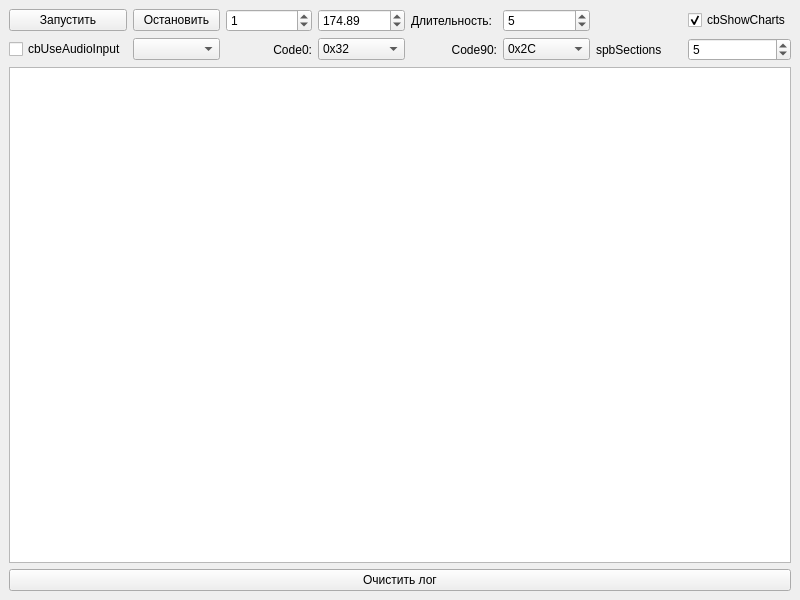
<?xml version="1.0" encoding="UTF-8"?>
<ui version="4.0">
 <class>DecoderTestMain</class>
 <widget class="QMainWindow" name="DecoderTestMain">
  <property name="geometry">
   <rect>
    <x>0</x>
    <y>0</y>
    <width>800</width>
    <height>600</height>
   </rect>
  </property>
  <property name="windowTitle">
   <string>DecoderTestMain</string>
  </property>
  <widget class="QWidget" name="centralwidget">
   <layout class="QGridLayout" name="gridLayout">
    <item row="0" column="1">
     <widget class="QPushButton" name="pbStopRecord">
      <property name="text">
       <string>Остановить</string>
      </property>
     </widget>
    </item>
    <item row="1" column="6">
     <widget class="QLabel" name="label_4">
      <property name="text">
       <string>spbSections</string>
      </property>
     </widget>
    </item>
    <item row="0" column="2">
     <widget class="QSpinBox" name="spbAmplitude">
      <property name="value">
       <number>1</number>
      </property>
     </widget>
    </item>
    <item row="1" column="7">
     <widget class="QSpinBox" name="spbSections">
      <property name="minimum">
       <number>1</number>
      </property>
      <property name="value">
       <number>5</number>
      </property>
     </widget>
    </item>
    <item row="0" column="0">
     <widget class="QPushButton" name="pbStart">
      <property name="text">
       <string>Запустить</string>
      </property>
     </widget>
    </item>
    <item row="0" column="3">
     <widget class="QDoubleSpinBox" name="dspbCarFreq">
      <property name="maximum">
       <double>250.000000000000000</double>
      </property>
      <property name="value">
       <double>174.889999999999986</double>
      </property>
     </widget>
    </item>
    <item row="7" column="0" colspan="8">
     <widget class="QPushButton" name="pbLogClear">
      <property name="text">
       <string>Очистить лог</string>
      </property>
     </widget>
    </item>
    <item row="0" column="4">
     <widget class="QLabel" name="lDuration">
      <property name="text">
       <string>Длительность:</string>
      </property>
     </widget>
    </item>
    <item row="0" column="7">
     <widget class="QCheckBox" name="cbShowCharts">
      <property name="text">
       <string>cbShowCharts</string>
      </property>
      <property name="checked">
       <bool>true</bool>
      </property>
     </widget>
    </item>
    <item row="0" column="5">
     <widget class="QSpinBox" name="spbDuration">
      <property name="minimum">
       <number>1</number>
      </property>
      <property name="value">
       <number>5</number>
      </property>
     </widget>
    </item>
    <item row="6" column="0" colspan="8">
     <widget class="QTextEdit" name="teLog">
      <property name="font">
       <font>
        <family>Courier New</family>
       </font>
      </property>
     </widget>
    </item>
    <item row="1" column="5">
     <widget class="QComboBox" name="cmbCode90">
      <property name="currentIndex">
       <number>2</number>
      </property>
      <item>
       <property name="text">
        <string>0x01</string>
       </property>
      </item>
      <item>
       <property name="text">
        <string>0x1F</string>
       </property>
      </item>
      <item>
       <property name="text">
        <string>0x2C</string>
       </property>
      </item>
      <item>
       <property name="text">
        <string>0x32</string>
       </property>
      </item>
      <item>
       <property name="text">
        <string>0x4A</string>
       </property>
      </item>
      <item>
       <property name="text">
        <string>0x54</string>
       </property>
      </item>
      <item>
       <property name="text">
        <string>0x67</string>
       </property>
      </item>
      <item>
       <property name="text">
        <string>0x79</string>
       </property>
      </item>
      <item>
       <property name="text">
        <string>0x86</string>
       </property>
      </item>
      <item>
       <property name="text">
        <string>0x98</string>
       </property>
      </item>
      <item>
       <property name="text">
        <string>0xAB</string>
       </property>
      </item>
      <item>
       <property name="text">
        <string>0xB5</string>
       </property>
      </item>
      <item>
       <property name="text">
        <string>0xCD</string>
       </property>
      </item>
      <item>
       <property name="text">
        <string>0xD3</string>
       </property>
      </item>
      <item>
       <property name="text">
        <string>0xE0</string>
       </property>
      </item>
      <item>
       <property name="text">
        <string>0xFE</string>
       </property>
      </item>
     </widget>
    </item>
    <item row="1" column="4">
     <widget class="QLabel" name="lcmbCode90">
      <property name="text">
       <string>Code90:</string>
      </property>
      <property name="alignment">
       <set>Qt::AlignRight|Qt::AlignTrailing|Qt::AlignVCenter</set>
      </property>
     </widget>
    </item>
    <item row="1" column="3">
     <widget class="QComboBox" name="cmbCode0">
      <property name="currentIndex">
       <number>3</number>
      </property>
      <item>
       <property name="text">
        <string>0x01</string>
       </property>
      </item>
      <item>
       <property name="text">
        <string>0x1F</string>
       </property>
      </item>
      <item>
       <property name="text">
        <string>0x2C</string>
       </property>
      </item>
      <item>
       <property name="text">
        <string>0x32</string>
       </property>
      </item>
      <item>
       <property name="text">
        <string>0x4A</string>
       </property>
      </item>
      <item>
       <property name="text">
        <string>0x54</string>
       </property>
      </item>
      <item>
       <property name="text">
        <string>0x67</string>
       </property>
      </item>
      <item>
       <property name="text">
        <string>0x79</string>
       </property>
      </item>
      <item>
       <property name="text">
        <string>0x86</string>
       </property>
      </item>
      <item>
       <property name="text">
        <string>0x98</string>
       </property>
      </item>
      <item>
       <property name="text">
        <string>0xAB</string>
       </property>
      </item>
      <item>
       <property name="text">
        <string>0xB5</string>
       </property>
      </item>
      <item>
       <property name="text">
        <string>0xCD</string>
       </property>
      </item>
      <item>
       <property name="text">
        <string>0xD3</string>
       </property>
      </item>
      <item>
       <property name="text">
        <string>0xE0</string>
       </property>
      </item>
      <item>
       <property name="text">
        <string>0xFE</string>
       </property>
      </item>
     </widget>
    </item>
    <item row="1" column="2">
     <widget class="QLabel" name="lcmbCode0">
      <property name="text">
       <string>Code0:</string>
      </property>
      <property name="alignment">
       <set>Qt::AlignRight|Qt::AlignTrailing|Qt::AlignVCenter</set>
      </property>
     </widget>
    </item>
    <item row="1" column="1">
     <widget class="QComboBox" name="cmbAudioInputList"/>
    </item>
    <item row="1" column="0">
     <widget class="QCheckBox" name="cbUseAudioInput">
      <property name="text">
       <string>cbUseAudioInput</string>
      </property>
     </widget>
    </item>
   </layout>
  </widget>
 </widget>
 <resources/>
 <connections/>
</ui>
